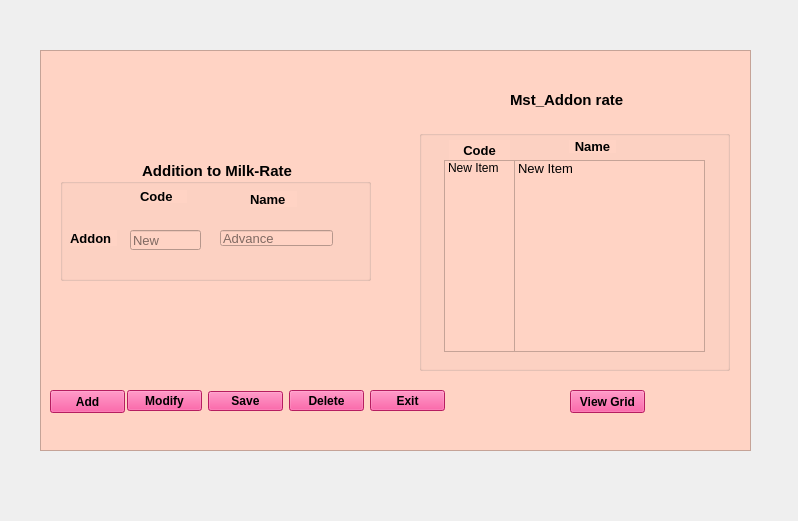
<?xml version="1.0" encoding="UTF-8"?>
<ui version="4.0">
 <class>Form</class>
 <widget class="QWidget" name="Form">
  <property name="geometry">
   <rect>
    <x>0</x>
    <y>0</y>
    <width>798</width>
    <height>521</height>
   </rect>
  </property>
  <property name="windowTitle">
   <string>Form</string>
  </property>
  <widget class="QFrame" name="frame">
   <property name="geometry">
    <rect>
     <x>40</x>
     <y>50</y>
     <width>711</width>
     <height>401</height>
    </rect>
   </property>
   <property name="font">
    <font>
     <pointsize>10</pointsize>
    </font>
   </property>
   <property name="styleSheet">
    <string notr="true">background-color: rgb(135, 189, 216);
background-color: rgb(225, 114, 255);
background-color: rgb(255, 211, 196);</string>
   </property>
   <property name="frameShape">
    <enum>QFrame::StyledPanel</enum>
   </property>
   <property name="frameShadow">
    <enum>QFrame::Raised</enum>
   </property>
   <widget class="QGroupBox" name="Addition">
    <property name="geometry">
     <rect>
      <x>20</x>
      <y>110</y>
      <width>311</width>
      <height>121</height>
     </rect>
    </property>
    <property name="font">
     <font>
      <pointsize>11</pointsize>
      <weight>75</weight>
      <bold>true</bold>
     </font>
    </property>
    <property name="styleSheet">
     <string notr="true">QGroupBox{border:2px solid Black;};</string>
    </property>
    <property name="title">
     <string>Addition to Milk-Rate</string>
    </property>
    <property name="alignment">
     <set>Qt::AlignCenter</set>
    </property>
    <widget class="QLabel" name="Code">
     <property name="geometry">
      <rect>
       <x>80</x>
       <y>30</y>
       <width>47</width>
       <height>13</height>
      </rect>
     </property>
     <property name="font">
      <font>
       <pointsize>10</pointsize>
       <weight>75</weight>
       <bold>true</bold>
      </font>
     </property>
     <property name="text">
      <string>Code</string>
     </property>
    </widget>
    <widget class="QLabel" name="Name">
     <property name="geometry">
      <rect>
       <x>190</x>
       <y>31</y>
       <width>47</width>
       <height>16</height>
      </rect>
     </property>
     <property name="font">
      <font>
       <pointsize>10</pointsize>
       <weight>75</weight>
       <bold>true</bold>
      </font>
     </property>
     <property name="text">
      <string>Name</string>
     </property>
    </widget>
    <widget class="QLabel" name="Addon">
     <property name="geometry">
      <rect>
       <x>10</x>
       <y>70</y>
       <width>47</width>
       <height>16</height>
      </rect>
     </property>
     <property name="font">
      <font>
       <pointsize>10</pointsize>
       <weight>75</weight>
       <bold>true</bold>
      </font>
     </property>
     <property name="text">
      <string>Addon</string>
     </property>
    </widget>
    <widget class="QLineEdit" name="Code_text">
     <property name="enabled">
      <bool>false</bool>
     </property>
     <property name="geometry">
      <rect>
       <x>70</x>
       <y>70</y>
       <width>71</width>
       <height>20</height>
      </rect>
     </property>
     <property name="font">
      <font>
       <pointsize>10</pointsize>
      </font>
     </property>
     <property name="placeholderText">
      <string>New</string>
     </property>
    </widget>
    <widget class="QLineEdit" name="name_text">
     <property name="geometry">
      <rect>
       <x>160</x>
       <y>70</y>
       <width>113</width>
       <height>16</height>
      </rect>
     </property>
     <property name="font">
      <font>
       <pointsize>10</pointsize>
      </font>
     </property>
     <property name="placeholderText">
      <string>Advance</string>
     </property>
    </widget>
   </widget>
   <widget class="QLabel" name="Mst_AddonRate">
    <property name="geometry">
     <rect>
      <x>470</x>
      <y>40</y>
      <width>121</width>
      <height>20</height>
     </rect>
    </property>
    <property name="font">
     <font>
      <pointsize>11</pointsize>
      <weight>75</weight>
      <bold>true</bold>
     </font>
    </property>
    <property name="text">
     <string>Mst_Addon rate</string>
    </property>
   </widget>
   <widget class="QPushButton" name="View_grid_btn">
    <property name="geometry">
     <rect>
      <x>530</x>
      <y>340</y>
      <width>75</width>
      <height>23</height>
     </rect>
    </property>
    <property name="font">
     <font>
      <weight>75</weight>
      <bold>true</bold>
     </font>
    </property>
    <property name="styleSheet">
     <string notr="true">background-color: rgb(255, 210, 183);
background-color: rgb(188, 255, 244);
background-color: rgb(255, 41, 134);</string>
    </property>
    <property name="text">
     <string>View Grid</string>
    </property>
   </widget>
   <widget class="QPushButton" name="Exit_btn">
    <property name="geometry">
     <rect>
      <x>330</x>
      <y>340</y>
      <width>75</width>
      <height>21</height>
     </rect>
    </property>
    <property name="font">
     <font>
      <weight>75</weight>
      <bold>true</bold>
     </font>
    </property>
    <property name="styleSheet">
     <string notr="true">background-color: rgb(255, 121, 161);
background-color: rgb(143, 216, 255);
background-color: rgb(255, 41, 134);</string>
    </property>
    <property name="text">
     <string>Exit</string>
    </property>
   </widget>
   <widget class="QPushButton" name="Delete_btn">
    <property name="geometry">
     <rect>
      <x>249</x>
      <y>340</y>
      <width>75</width>
      <height>21</height>
     </rect>
    </property>
    <property name="font">
     <font>
      <weight>75</weight>
      <bold>true</bold>
     </font>
    </property>
    <property name="styleSheet">
     <string notr="true">background-color: rgb(255, 205, 189);
background-color: rgb(255, 102, 151);
background-color: rgb(255, 41, 134);</string>
    </property>
    <property name="text">
     <string>Delete</string>
    </property>
   </widget>
   <widget class="QPushButton" name="add_btn">
    <property name="geometry">
     <rect>
      <x>10</x>
      <y>340</y>
      <width>75</width>
      <height>23</height>
     </rect>
    </property>
    <property name="font">
     <font>
      <weight>75</weight>
      <bold>true</bold>
     </font>
    </property>
    <property name="styleSheet">
     <string notr="true">background-color: rgb(166, 158, 255);
background-color: rgb(255, 41, 134);</string>
    </property>
    <property name="text">
     <string>Add</string>
    </property>
   </widget>
   <widget class="QPushButton" name="Save_btn">
    <property name="geometry">
     <rect>
      <x>168</x>
      <y>341</y>
      <width>75</width>
      <height>20</height>
     </rect>
    </property>
    <property name="font">
     <font>
      <weight>75</weight>
      <bold>true</bold>
     </font>
    </property>
    <property name="styleSheet">
     <string notr="true">background-color: rgb(255, 156, 196);
background-color: rgb(255, 41, 134);</string>
    </property>
    <property name="text">
     <string>Save</string>
    </property>
   </widget>
   <widget class="QPushButton" name="Modify_btn">
    <property name="geometry">
     <rect>
      <x>87</x>
      <y>340</y>
      <width>75</width>
      <height>21</height>
     </rect>
    </property>
    <property name="font">
     <font>
      <weight>75</weight>
      <bold>true</bold>
     </font>
    </property>
    <property name="styleSheet">
     <string notr="true">background-color: rgb(255, 156, 196);
background-color: rgb(255, 41, 134);</string>
    </property>
    <property name="text">
     <string>Modify</string>
    </property>
   </widget>
   <widget class="QGroupBox" name="groupBox">
    <property name="geometry">
     <rect>
      <x>379</x>
      <y>80</y>
      <width>311</width>
      <height>241</height>
     </rect>
    </property>
    <property name="styleSheet">
     <string notr="true">QGroupBox{border:2px solid Black;};</string>
    </property>
    <property name="title">
     <string/>
    </property>
    <widget class="QLabel" name="name1">
     <property name="geometry">
      <rect>
       <x>150</x>
       <y>10</y>
       <width>47</width>
       <height>13</height>
      </rect>
     </property>
     <property name="font">
      <font>
       <pointsize>10</pointsize>
       <weight>75</weight>
       <bold>true</bold>
      </font>
     </property>
     <property name="text">
      <string>Name</string>
     </property>
     <property name="alignment">
      <set>Qt::AlignCenter</set>
     </property>
    </widget>
    <widget class="QListWidget" name="listWidget_name">
     <property name="geometry">
      <rect>
       <x>95</x>
       <y>30</y>
       <width>191</width>
       <height>192</height>
      </rect>
     </property>
     <property name="font">
      <font>
       <pointsize>10</pointsize>
      </font>
     </property>
     <item>
      <property name="text">
       <string>New Item</string>
      </property>
     </item>
    </widget>
    <widget class="QListWidget" name="listWidget_code">
     <property name="geometry">
      <rect>
       <x>25</x>
       <y>30</y>
       <width>71</width>
       <height>192</height>
      </rect>
     </property>
     <item>
      <property name="text">
       <string>New Item</string>
      </property>
     </item>
    </widget>
    <widget class="QLabel" name="code1">
     <property name="geometry">
      <rect>
       <x>30</x>
       <y>10</y>
       <width>61</width>
       <height>20</height>
      </rect>
     </property>
     <property name="font">
      <font>
       <pointsize>10</pointsize>
       <weight>75</weight>
       <bold>true</bold>
      </font>
     </property>
     <property name="styleSheet">
      <string notr="true">QGroupBox{border:2px solid Black;};</string>
     </property>
     <property name="text">
      <string>Code</string>
     </property>
     <property name="alignment">
      <set>Qt::AlignCenter</set>
     </property>
    </widget>
   </widget>
  </widget>
 </widget>
 <resources/>
 <connections/>
</ui>
